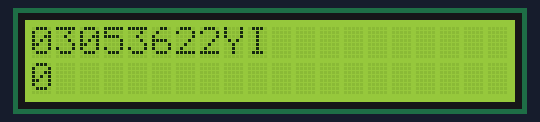
A sketch run on a simulated Arduino Uno, built with avr-gcc and run on an emulated ATmega328P. Shown: 20×2 character LCD.

Above: at 0.1 s.
At 4.1 s:
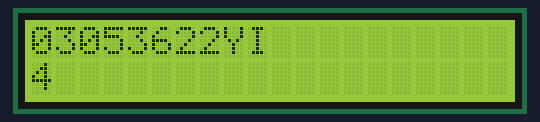
At 9.1 s:
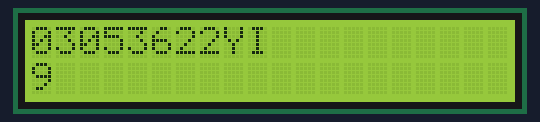
At 19.1 s:
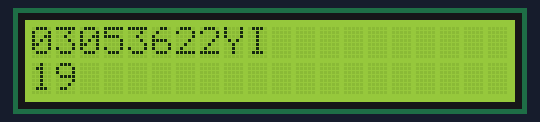
At 29.1 s:
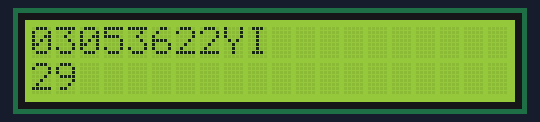
At 39.1 s:
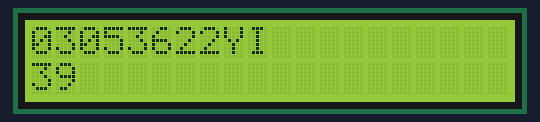

Measured:
- what the display in image 1 shows lasts 1.0 s, from 4.0 s to 5.0 s

The sketch:

lab07.1.ino
```cpp
#include <LiquidCrystal.h> // include the library code
LiquidCrystal lcd(12, 11, 5, 4, 3, 2); // initialize interface pins
void setup()
{
lcd.begin(20, 2); // set up the LCD's number of columns and rows:
lcd.print("03053622");
lcd.print("YI"); // Print a message to the LCD.
}
void loop()
{
// set the cursor to column 0, line 1
// (note: line 1 is the second row, since counting begins with 0):
lcd.setCursor(0, 1);
lcd.print(millis()/1000); // print the number of seconds since reset:
          }
```
